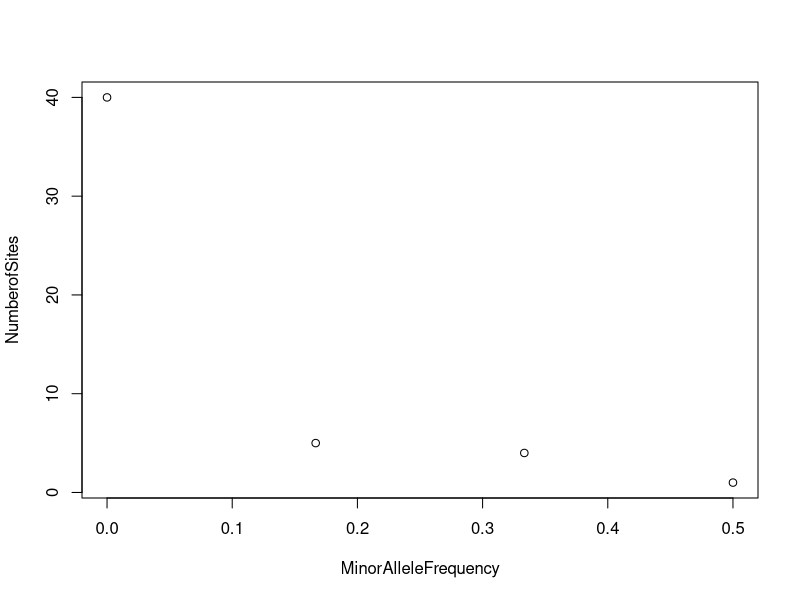
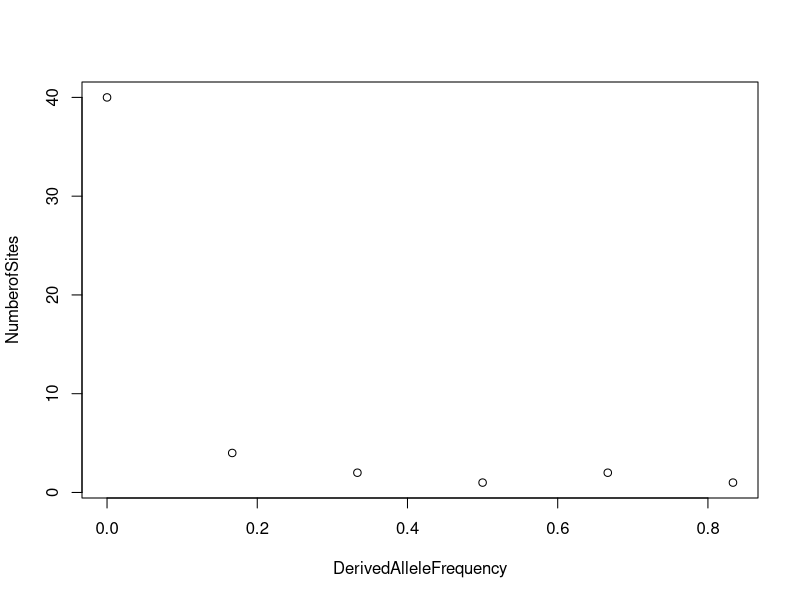

Write the R code that produced these figures, in order.
## ---- chunk 1
################################################
# Allele Frequencies
################################################

allelefrequency <- function(ho1,het,ho2){
                                  a1 <- (2*ho1 + het)/(2*(ho1+het+ho2));
                                  a2 <- (2*ho2 + het)/(2*(ho1+het+ho2));
                                  a2c <- 1-a1;
                                  freqs <- c("allele1"=a1,"allele2"=a2,"1-allele1"=a2c)
                                  return(freqs)
                   }
  

#Locus1
ho1 <- cc <- 47     # allele1 = c
het <- ct <- 18
ho2 <- tt <- 35     # allele2 = t
allelefrequency(ho1,het,ho2)
## ---- chunk 2
#Locus2
ho1 <- aa <- 50     # allele1 = a
het <- ag <- 42
ho2 <- gg <- 8      # allele2 = g
allelefrequency(ho1,het,ho2)
## ---- chunk 3
################################################
# Expected heterozygosity
################################################

ehetero <- function(p,q){2*p*q}

#Locus1
ehetero(0.56,0.44)

#Locus2
ehetero(0.71,0.29)
## ---- chunk 4
################################################
# Test for Hardy-Weinberg Equilibrium (HWE)
################################################

#Locus1
#Observed data (genotype counts)
occ <- 47     # allele1 = c
oct <- 18
ott <- 35     # allele2 = t
total <- occ+oct+ott

#Expected frequency (under HWE)
p <- as.numeric(allelefrequency(occ,oct,ott)[1])
q <- as.numeric(allelefrequency(occ,oct,ott)[2])

#Expected genotype counts
ecc <- p^2 * total
ect <- 2*p*q * total
ett <- q^2 * total
c("ecc"=ecc,"ect"=ect,"ett"=ett)

#Matrix containing observed and expected data
hwedat <- matrix(NA,3,3)
colnames(hwedat) <- c("observed","expected","(o-e)^2/e")
rownames(hwedat) <- c("cc","ct","tt")
hwedat[,1] <- c(occ,oct,ott)
hwedat[,2] <- c(ecc,ect,ett)
obs <- hwedat[,1]
exp <- hwedat[,2]
hwedat[,3] <- ((obs - exp)^2)/exp
hwedat

#Chi-square and p-value
chisq <- sum(hwedat[,3])
chisq                               #chi-squared value
pchisq(chisq,df=1,lower.tail=FALSE) #p-value
## ---- chunk 5

#Locus2
#Observed data (genotype counts)
oaa <- 50     # allele1 = a
oag <- 42
ogg <- 8     # allele2 = g
total <- oaa+oag+ogg

#Expected frequency (under HWE)
p <- as.numeric(allelefrequency(oaa,oag,ogg)[1])
q <- as.numeric(allelefrequency(oaa,oag,ogg)[2])

#Expected genotype counts
eaa <- p^2 * total
eag <- 2*p*q * total
egg <- q^2 * total
c("eaa"=eaa,"eag"=eag,"egg"=egg)

hwedat <- matrix(NA,3,3)
colnames(hwedat) <- c("observed","expected","(o-e)^2/e")
rownames(hwedat) <- c("aa","ag","gg")
hwedat[,1] <- c(oaa,oag,ogg)
hwedat[,2] <- c(eaa,eag,egg)
obs <- hwedat[,1]
exp <- hwedat[,2]
hwedat[,3] <- ((obs - exp)^2)/exp
hwedat

chisq <- sum(hwedat[,3])
chisq                               #chi-squared value
pchisq(chisq,df=1,lower.tail=FALSE) #p-value
## ---- chunk 6
################################################
# Definitively Observed Haplotypes
################################################

CA <- (2*40) + (2) + (4) 
TA <- (2*8) + (2) + (22)
CG <- (2*4) + (4) + (0)
TG <- (2*4) + (22) + (0)
Total <- CA + TA + CG + TG

#Matrix of Observed Haplotypes
obsdata <- matrix(NA,5,1)
colnames(obsdata) <- c("NumberObserved")
rownames(obsdata) <- c("CA","TA","CG","TG","Total")
obsdata[,1] <- c(CA,TA,CG,TG,Total)
obsdata
## ---- chunk 7
################################################
# D, D', and r2 for the C-A haplotype
################################################

#Allele Frequencies
c <- (CA + CG) / Total
a <- (CA + TA) / Total
t <- (TA + TG) / Total
g <- (CG + TG) / Total
c("c"=c,"a"=a,"t"=t,"g"=g)
## ---- chunk 8
#Expected Haplotype Frequencies
expca <- c * a
expta <- t * a
expcg <- c * g
exptg <- t * g
c("expca"=expca,"expta"=expta,"expcg"=expcg,"exptg"=exptg)

#Data Matrix
parta <- matrix(NA,5,3)
colnames(parta) <- c("ObservedNumber","ObservedFrequency","ExpectedFrequency")
rownames(parta) <- c("CA","TA","CG","TG","Total")
parta[,1] <- c(CA,TA,CG,TG,Total)
parta[,2] <- parta[,1]/Total
parta[,3] <- c(expca,expta,expcg,exptg,expca+expta+expcg+exptg)
parta
## ---- chunk 9
#D for C-A haplotype
obsca <- parta[1,2]
D <- obsca - expca
D
## ---- chunk 10
#D prime for C-A haplotype
Dprime <- D / min(expcg,expta)
Dprime
## ---- chunk 11
#R squared for C-A haplotype
Rsquared <- (D^2) / (c*a*t*g)
Rsquared
## ---- chunk 12
################################################
# Chi-square test to determine significance of LD
################################################

chisqtab <- matrix(NA,4,3)
colnames(chisqtab) <- c("observed","expected","(o-e)^2/e")
rownames(chisqtab) <- c("CA","TA","CG","TG")
obs <- chisqtab[,1] <- parta[1:4,2]*168
exp <- chisqtab[,2] <- parta[1:4,3]*168
chisqtab[,3] <- ((obs - exp)^2)/exp
chisqtab

chisq <- sum(chisqtab[,3])
chisq                               #chi-squared value
pchisq(chisq,df=1,lower.tail=FALSE) #p-value
## ---- chunk 13
################################################
# Allele Frequencies
################################################

#Total counts
cc <- 150
ca <- 250
aa <- 100

#Allele Frequencies
allelefrequency(cc,ca,aa)[1] #allele1 = c ; allele2 = a)
c <- as.numeric(allelefrequency(cc,ca,aa)[1])
a <- as.numeric(allelefrequency(cc,ca,aa)[2])
## ---- chunk 14
#Matrix of observed allele counts
obsdata <- matrix(NA,2,2)
rownames(obsdata) <- c("C","A")
colnames(obsdata) <- c("Cases","Controls")
obsdata[,1] <- c(200,200)
obsdata[,2] <- c(350,250)
totalcasealleles <- sum(obsdata[,1])
totalcontrolalleles <- sum(obsdata[,2])
obsdata
## ---- chunk 15
#Matrix of expected allele counts
expdata <- matrix(NA,2,2)
rownames(expdata) <- c("C","A")
colnames(expdata) <- c("Cases","Controls")
expdata[,1] <- c(c,a)*totalcasealleles            #Expected case count
expdata[,2] <- c(c,a)*totalcontrolalleles         #Expected control count
expdata
## ---- chunk 16
################################################
# Chi-square test for allele counts to determine association
################################################

x <- ((obsdata - expdata)^2) / expdata
chisq <- sum(x)
chisq                               #chi-squared value
pchisq(chisq,df=1,lower.tail=FALSE) #p-value
## ---- chunk 17
pchisq(chisq,df=1,lower.tail=FALSE)*100000
## ---- chunk 18
################################################
# Characterizing subpopulation structure
################################################

#Raw data provided
rawdata <- matrix(NA,3,6)
colnames(rawdata) <- c("SNP","RA","SP1","SP2","SP3","SP4")
rownames(rawdata) <- c("L1","L2","L3")
rawdata[1,] <- c("A/T","A",0.8,0.7,0.9,0.2)
rawdata[2,] <- c("G/C","G",0.6,0.1,0.8,0.7)
rawdata[3,] <- c("C/A","C",0.7,0.8,0.2,0.6)
rawdata <- as.table(rawdata)
rawdata

#Reduced raw data
obsdata <- matrix(NA,3,4) 
colnames(obsdata) <- c("SP1","SP2","SP3","SP4")
rownames(obsdata) <- c("L1","L2","L3")
obsdata[,1:4] <- as.numeric(rawdata[,3:6])
obsdata

#Expected heterozygosity matrix
exphs <- matrix(NA,3,4)
colnames(exphs) <- c("SP1","SP2","SP3","SP4")
rownames(exphs) <- c("L1","L2","L3")
exphs <- 2 * (obsdata) * (1 - obsdata)
exphs
## ---- chunk 19
hsbar <- rowMeans(subset(exphs, select = c(SP1, SP3)))[1]
averagep <- rowMeans(subset(obsdata, select = c(SP1, SP3)))[1]
ht <- 2 * averagep * (1-averagep)
loc1fst13 <- (ht -hsbar)/ht
loc1fst13
## ---- chunk 20
hsbar <- rowMeans(subset(exphs, select = c(SP2, SP4)))[2]
averagep <- rowMeans(subset(obsdata, select = c(SP2, SP4)))[2]
ht <- 2 * averagep * (1-averagep)
loc2fst24 <- (ht -hsbar)/ht
loc2fst24
## ---- chunk 21
hsbar <- rowMeans(exphs)[3]
averagep <- rowMeans(obsdata)[3]
ht <- 2 * averagep * (1-averagep)
loc3fst <- (ht -hsbar)/ht
loc3fst
## ---- chunk 22
probAA1 <- obsdata[1,]^2  
probGC2 <- 2 * obsdata[2,] * (1-obsdata[2,])
probCA3 <- 2 * obsdata[3,] * (1-obsdata[3,])
probAAGCCA <- probAA1 * probGC2 * probCA3
probAAGCCA
## ---- chunk 23
#Priors
priormatrix <- matrix(NA,4,1)
rownames(priormatrix) <- c("SP1","SP2","SP3","SP4")
priormatrix[,1] <- c(0.1,0.1,0.7,0.1)
colnames(priormatrix) <- c("priorprobability")
priormatrix

#Bayes Theorem Numerator
bayesnumerator <- probAAGCCA * priormatrix
colnames(bayesnumerator) <- c("bayesnumerator")
bayesnumerator

#Bayes Theorem Denominator
bayesdenominator <- sum(bayesnumerator)
bayesdenominator

#Posterior Probabilities
posteriorprob <- bayesnumerator/bayesdenominator
colnames(posteriorprob) <- c("posteriorprob")
posteriorprob
## ---- chunk 24
Dij <- 66
n <- 6
pi <- Dij/((n*(n-1)) / 2)
pi
## ---- chunk 25
s <- 10
pi <- 4.4
bp <- 50

spersite <- s/(bp)
spersite
## ---- chunk 26
pipersite <- pi/(bp)
pipersite
## ---- chunk 27
sfsdata <- matrix(NA,4,2)
colnames(sfsdata) <- c("MinorAlleleFrequency","NumberofSites")
sfsdata[,2] <- c(40,5,4,1)
sfsdata[,1] <- c(0,1/6,2/6,3/6)
sfsdata

plot(sfsdata)
## ---- chunk 28
sfsdata <- matrix(NA,6,2)
colnames(sfsdata) <- c("DerivedAlleleFrequency","NumberofSites")
sfsdata[,2] <- c(40,4,2,1,2,1)
sfsdata[,1] <- c(0,1/6,2/6,3/6,4/6,5/6)
sfsdata

plot(sfsdata)
## ---- chunk 29

## ---- chunk 30

## ---- chunk 31

